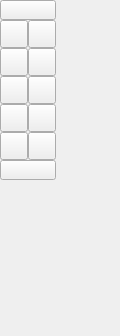
<ui version="4.0" >
 <author></author>
 <comment></comment>
 <exportmacro></exportmacro>
 <class>QG_CadToolBarSelect</class>
 <widget class="QWidget" name="QG_CadToolBarSelect" >
  <property name="geometry" >
   <rect>
    <x>0</x>
    <y>0</y>
    <width>120</width>
    <height>336</height>
   </rect>
  </property>
  <property name="minimumSize" >
   <size>
    <width>56</width>
    <height>336</height>
   </size>
  </property>
  <widget class="QToolButton" name="bBack" >
   <property name="geometry" >
    <rect>
     <x>0</x>
     <y>0</y>
     <width>56</width>
     <height>20</height>
    </rect>
   </property>
   <property name="iconSize" >
    <size>
     <width>18</width>
     <height>18</height>
    </size>
   </property>
  </widget>
  <widget class="QToolButton" name="bUnAll" >
   <property name="geometry" >
    <rect>
     <x>0</x>
     <y>20</y>
     <width>28</width>
     <height>28</height>
    </rect>
   </property>
   <property name="iconSize" >
    <size>
     <width>18</width>
     <height>18</height>
    </size>
   </property>
  </widget>
  <widget class="QToolButton" name="bAll" >
   <property name="geometry" >
    <rect>
     <x>28</x>
     <y>20</y>
     <width>28</width>
     <height>28</height>
    </rect>
   </property>
   <property name="iconSize" >
    <size>
     <width>18</width>
     <height>18</height>
    </size>
   </property>
  </widget>
  <widget class="QToolButton" name="bSingle" >
   <property name="geometry" >
    <rect>
     <x>0</x>
     <y>48</y>
     <width>28</width>
     <height>28</height>
    </rect>
   </property>
   <property name="iconSize" >
    <size>
     <width>18</width>
     <height>18</height>
    </size>
   </property>
  </widget>
  <widget class="QToolButton" name="bContour" >
   <property name="geometry" >
    <rect>
     <x>28</x>
     <y>48</y>
     <width>28</width>
     <height>28</height>
    </rect>
   </property>
   <property name="iconSize" >
    <size>
     <width>18</width>
     <height>18</height>
    </size>
   </property>
  </widget>
  <widget class="QToolButton" name="bWindow" >
   <property name="geometry" >
    <rect>
     <x>28</x>
     <y>76</y>
     <width>28</width>
     <height>28</height>
    </rect>
   </property>
   <property name="iconSize" >
    <size>
     <width>18</width>
     <height>18</height>
    </size>
   </property>
  </widget>
  <widget class="QToolButton" name="bUnWindow" >
   <property name="geometry" >
    <rect>
     <x>0</x>
     <y>76</y>
     <width>28</width>
     <height>28</height>
    </rect>
   </property>
   <property name="iconSize" >
    <size>
     <width>18</width>
     <height>18</height>
    </size>
   </property>
  </widget>
  <widget class="QToolButton" name="bUnInters" >
   <property name="geometry" >
    <rect>
     <x>0</x>
     <y>104</y>
     <width>28</width>
     <height>28</height>
    </rect>
   </property>
   <property name="iconSize" >
    <size>
     <width>18</width>
     <height>18</height>
    </size>
   </property>
  </widget>
  <widget class="QToolButton" name="bInters" >
   <property name="geometry" >
    <rect>
     <x>28</x>
     <y>104</y>
     <width>28</width>
     <height>28</height>
    </rect>
   </property>
   <property name="iconSize" >
    <size>
     <width>18</width>
     <height>18</height>
    </size>
   </property>
  </widget>
  <widget class="QToolButton" name="bInvert" >
   <property name="geometry" >
    <rect>
     <x>0</x>
     <y>132</y>
     <width>28</width>
     <height>28</height>
    </rect>
   </property>
   <property name="iconSize" >
    <size>
     <width>18</width>
     <height>18</height>
    </size>
   </property>
  </widget>
  <widget class="QToolButton" name="bLayer" >
   <property name="geometry" >
    <rect>
     <x>28</x>
     <y>132</y>
     <width>28</width>
     <height>28</height>
    </rect>
   </property>
   <property name="iconSize" >
    <size>
     <width>18</width>
     <height>18</height>
    </size>
   </property>
  </widget>
  <widget class="QToolButton" name="bForward" >
   <property name="geometry" >
    <rect>
     <x>0</x>
     <y>160</y>
     <width>56</width>
     <height>20</height>
    </rect>
   </property>
   <property name="iconSize" >
    <size>
     <width>18</width>
     <height>18</height>
    </size>
   </property>
  </widget>
 </widget>
 <pixmapfunction></pixmapfunction>
 <resources>
  <include location="../qcadguiqt.qrc" />
 </resources>
 <connections/>
</ui>
